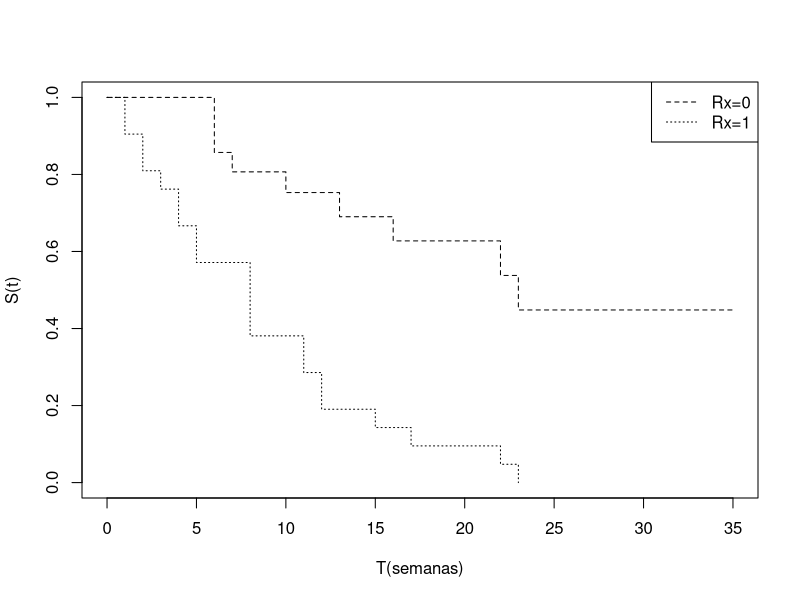
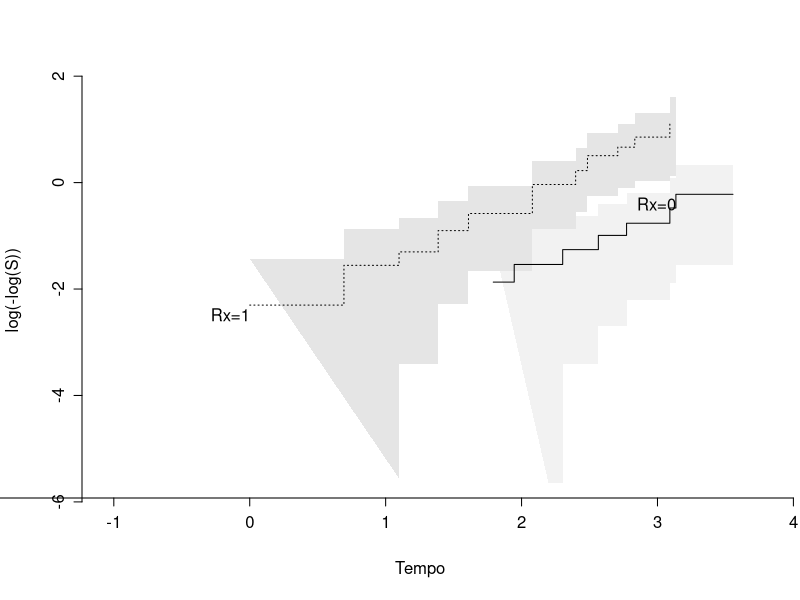
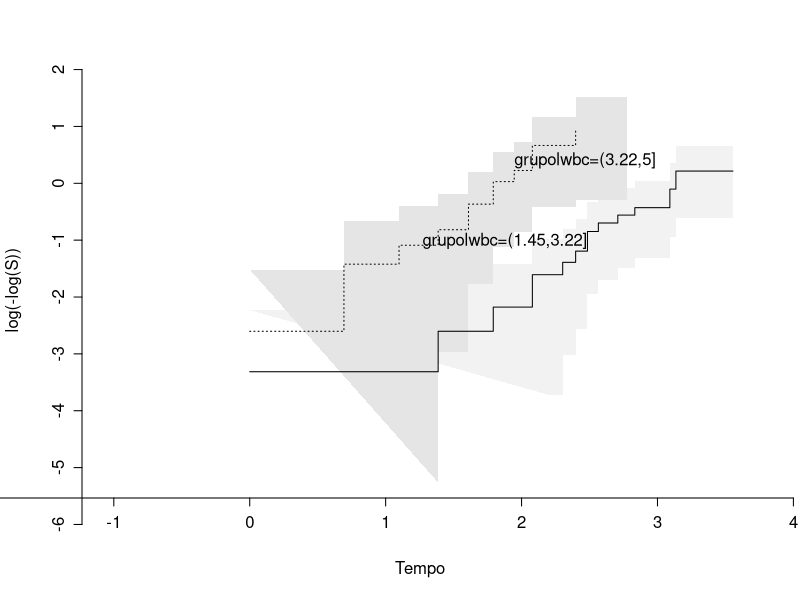

Here is the R script that generated these plots, in order:
## ---- chunk 1
library(survival)
library(readxl)
dados <- read_xlsx("anderson.xlsx", col_names = TRUE )
summary(dados)

## ---- chunk 2
ekm <- survfit(Surv(tempo,status)~Rx, data=dados)
tempo <- ekm$time
st <- ekm$surv
summary(ekm)
plot(ekm, xlab="T(semanas)",ylab="S(t)", lty=2:3)
legend("topright",c("Rx=0","Rx=1"), lty = 2:3)
## ---- chunk 3
leuc.cox1 <- coxph(Surv(tempo, status) ~ sexo + logwbc + Rx, data = dados)
summary(leuc.cox1)
## ---- chunk 4
library(MASS)
leuc.cox2 <- stepAIC(leuc.cox1, direction="backward", trace=FALSE)
summary(leuc.cox2)
## ---- chunk 5
coef(leuc.cox2)
logLik(leuc.cox2)
## ---- chunk 6
library(rms)
survplot(npsurv(Surv(tempo, status) ~ Rx, data = dados),
loglog = TRUE, logt=TRUE, xlab = "Tempo", ylab = "log(-log(S))")

## ---- chunk 7
library(survminer)
ponto <- surv_cutpoint(dados, time = "tempo", event = "status", variables = "logwbc")
ponto$cutpoint[1]
dados$grupolwbc <- cut(dados$logwbc,ponto$cutpoint[1])
survplot(npsurv(Surv(tempo, status) ~ grupolwbc, data = dados),
loglog = TRUE, logt=TRUE, xlab = "Tempo", ylab = "log(-log(S))")
